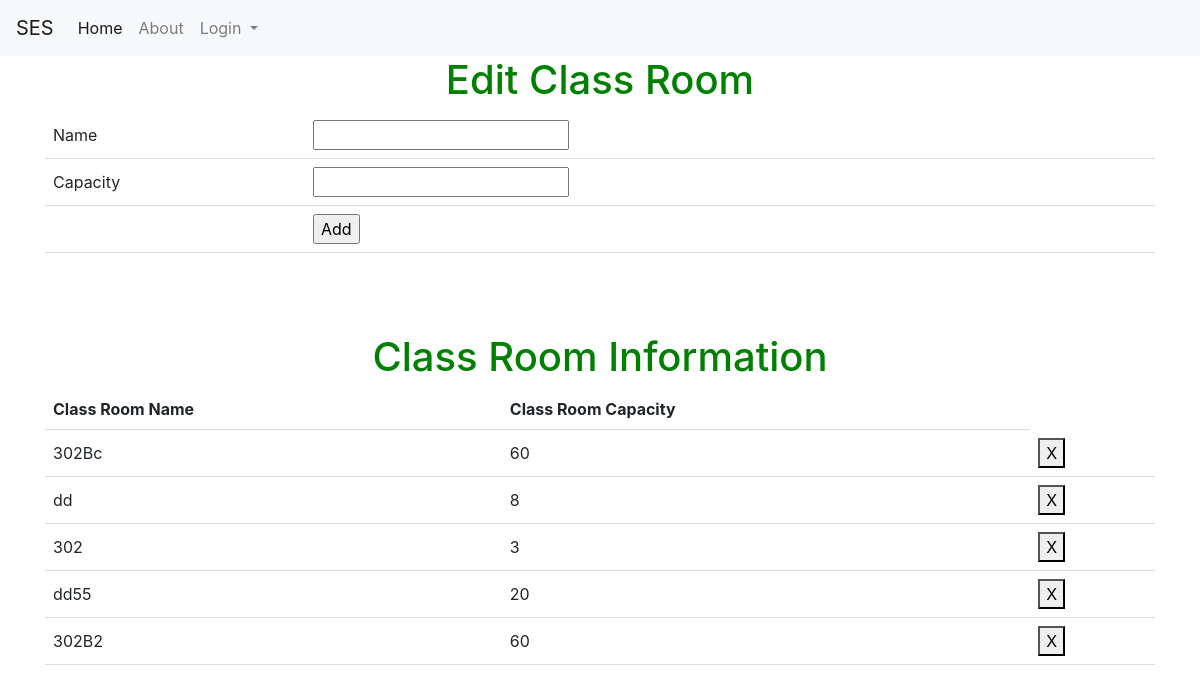
Before: /saverloc with the older database file.
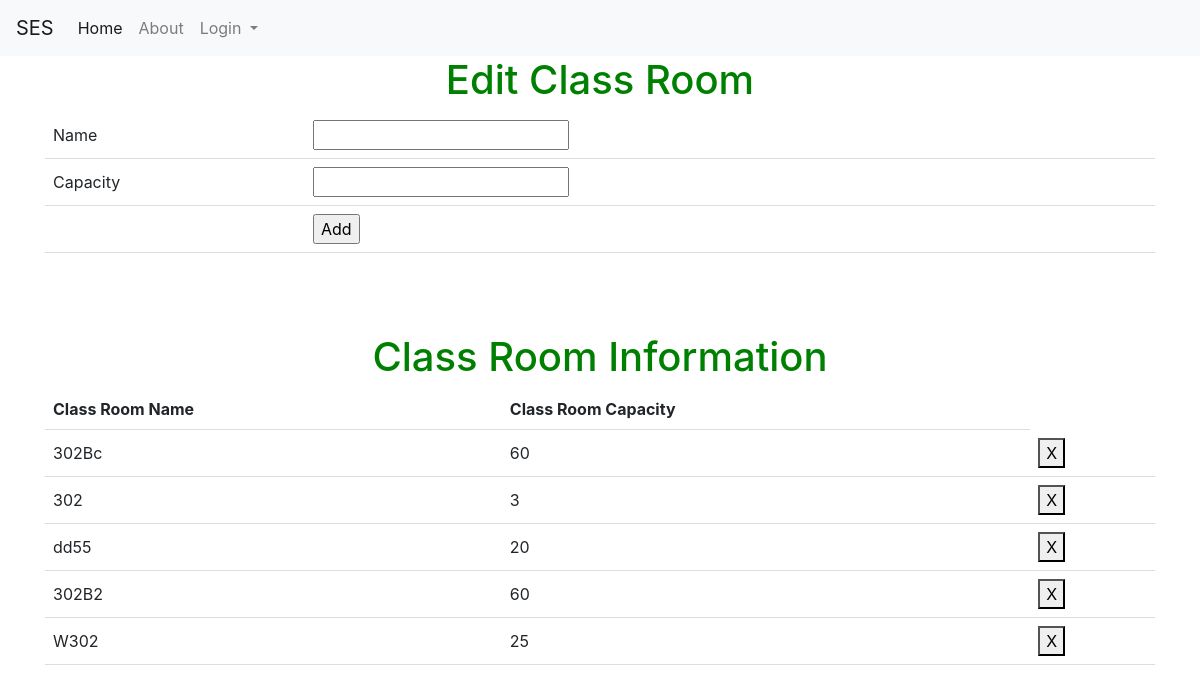
After: the same page with the newer database file.
### tables this page shows
CREATE TABLE loc (loc_id INTEGER PRIMARY KEY UNIQUE, loc_Cap INTEGER, loc_name CHAR CONSTRAINT loc_id UNIQUE ON CONFLICT IGNORE);

### auth.py (the view, shortened to what this page needs)
@auth.route("/saverloc",methods = ["POST","GET"])
def saverloc():
    if request.method=='GET':
        con = sqlite3.connect("instance/db.sqlite")
        cur = con.cursor()
        cur.execute("SELECT * FROM loc")
        data6 = cur.fetchall()
        return render_template('add_loc.html',data6=data6)
    return render_template("add_loc.html",data6=data6)

### templates/add_Loc.html (shortened to what this page needs)
{% extends "base.html" %}
{% block content %}
<h1>Edit Class Room</h1>
 <form action = "/saverloc" method="post">
 <table>
  <tr><td>Name</td><td><input type="text" name="name_loc" ></td></tr>
  <tr><td>Capacity</td><td><input type="number" name="cap"></td></tr>
  <tr><td></td><td><input type="submit" value="Add"></td></tr>
</form>
  <form action = "/del_loc" method="post">
 <br> <h1>{{msg}}</h1><br><br>
 <h1>Class Room Information</h1>
 <table id="table_to_highlight" style="width:100%">
    <thead>
      <tr>
        <th>Class Room Name</th>
        <th>Class Room Capacity</th>
      </tr>
      </thead>
      <tbody>
       {% for row in data6 %}
              <tr>
                  <td>{{row[2]}}</td>
                  <td>{{row[1]}}</td>
                  <td><button class="bi bi-plus" type="submit" value="{{ row[0] }}" name="locid">X</button></td>
              </tr>
          {% endfor %}
      </tbody>
  </table>
 </form>
{% endblock %}

Changed rows visible on the page:
removed loc: loc_name "dd", loc_Cap "8", {{ row[0] }} 4 (drawn)
added loc: loc_name "W302", loc_Cap "25", {{ row[0] }} 8 (drawn)
